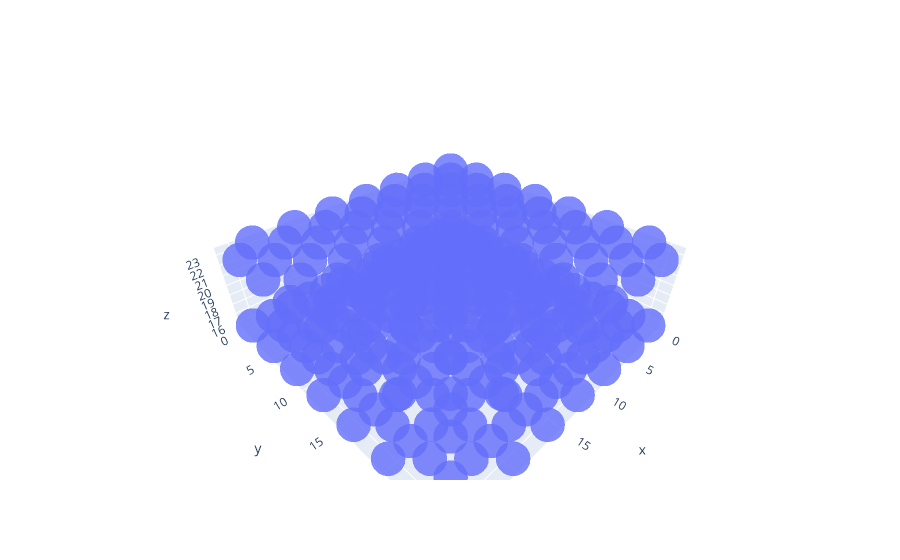

The notebook cell this image was saved under:
### Code cell
import plotly.graph_objects as go
import numpy as np

# Data for three-dimensional scattered points
zdata = atoms[:,2]
xdata = atoms[:,0]
ydata = atoms[:,1]

fig = go.Figure(data=[go.Scatter3d(x=xdata, y=ydata, z=zdata,
                                   mode='markers',
                                   marker=dict(size=12,
                                               colorscale='Viridis', # choose a colorscale
                                               opacity=0.8))])
fig.show()

### Figure 1 — Plotly figure (JSON) as saved in the notebook; plotly's stock layout.template omitted (floating-point values rounded to 4 significant figures; data arrays with more than 128 entries replaced by an {"elided": "..."} marker saying what was removed)
{"data": [{"marker": {"colorscale": [[0, "#440154"], [0.1111, "#482878"], [0.2222, "#3e4989"], [0.3333, "#31688e"], [0.4444, "#26828e"], [0.5556, "#1f9e89"], [0.6667, "#35b779"], [0.7778, "#6ece58"], [0.8889, "#b5de2b"], [1, "#fde725"]], "opacity": 0.8, "size": 12}, "mode": "markers", "type": "scatter3d", "x": {"elided": "245 float values"}, "y": {"elided": "245 float values"}, "z": {"elided": "245 float values"}}], "layout": {}}
